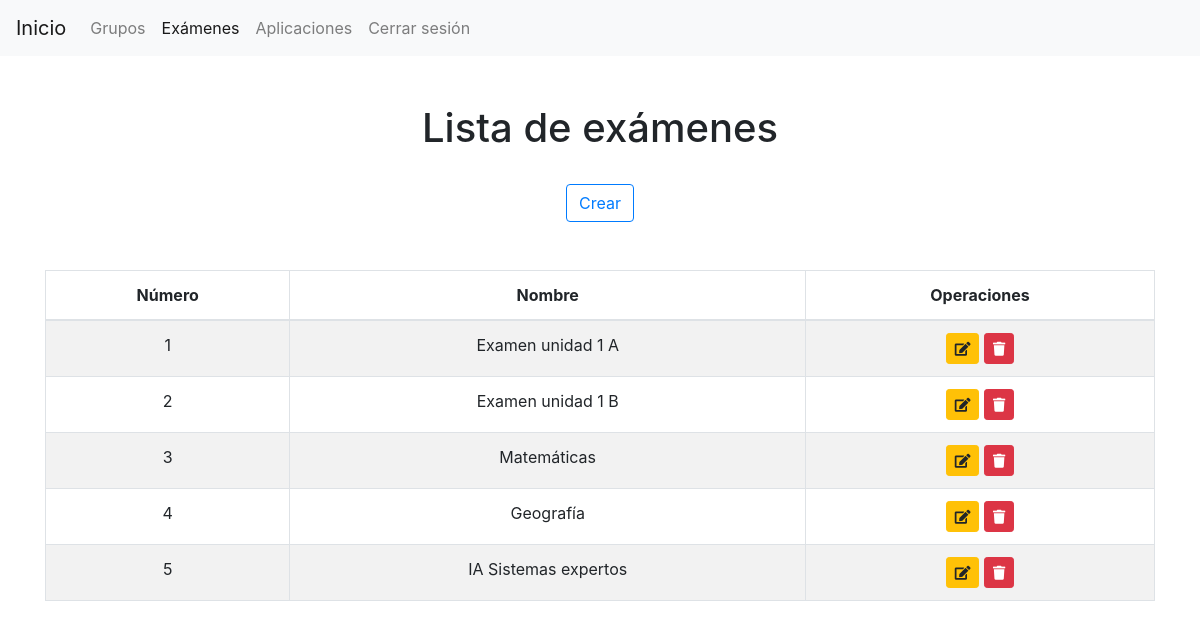
The app's page /php/maestro/listaExamenes.php (signed in), older data.
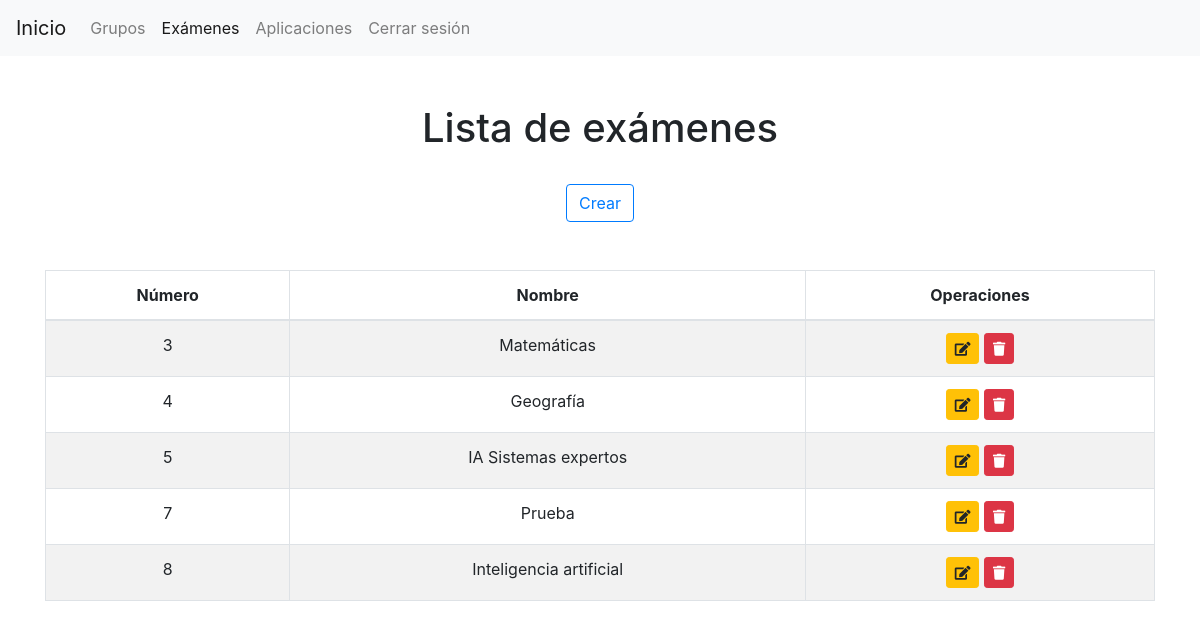
The same page, newer data.
### tables this page shows
CREATE TABLE `examen` (
  `id_examen` int(11) NOT NULL,
  `nombre` varchar(30) NOT NULL
);

### php/maestro/listaExamenes_.php (called while the page is built, shortened)
<?php
    function getExamenes(){
        $base = getConexion();
        $conexion = $base->query("SELECT * FROM examen");
        $examenes = $conexion->fetchAll(PDO::FETCH_OBJ);
        return $examenes;
    }
?>

### php/maestro/listaExamenes.php (the view, shortened to what this page needs)
<?php
    include("listaExamenes_.php");
?>
<!doctype html>
<html lang="en">
<head>
    <link href="../../css/bootstrap.min.css" rel="stylesheet">
    <link rel="stylesheet" href="https://use.fontawesome.com/releases/v5.7.0/css/all.css"
>
</head>
<body>
<nav class="navbar navbar-expand-lg navbar-light bg-light">
    <a class="navbar-brand" href="inicio.php">Inicio</a>
    <div class="collapse navbar-collapse" id="navbarSupportedContent">
        <ul class="navbar-nav mr-auto">
            <li class="nav-item">
                <a class="nav-link" href="listaGrupos.php">Grupos</a>
            </li>
            <li class="nav-item active">
                <a class="nav-link" href="listaExamenes.php">Exámenes</a>
            </li>
            <li class="nav-item">
                <a class="nav-link" href="listaAplicaciones.php">Aplicaciones</a>
            </li>
            <li class="nav-item">
                <a class="nav-link" href="../general/logout.php">Cerrar sesión</a>
            </li>
        </ul>
    </div>
</nav>
<div class="container">
    <br><br>
    <h1 class="text-center">
        Lista de exámenes
    </h1>
    <br>
    <div class="row text-center">
        <div class="col">
            <a class="btn btn-primary btn-outline-primary" href="crearExamen.php">
                Crear
            </a>
        </div>
    </div>
    <br><br>
    <?php
        $examenes = getExamenes();
    ?>
    <table class="table table-hover table-bordered table-striped">
        <thead>
        <tr class="text-center">
            <th scope="col">Número</th>
            <th scope="col">Nombre</th>
            <th scope="col">Operaciones</th>
        </tr>
        </thead>
        <tbody>
            <?php foreach($examenes as $examen): ?>
                <tr class="text-center">
                    <td><?php echo $examen->id_examen ?></td>
                    <td><?php echo $examen->nombre ?></td>
                    <td>
                        <a class="btn btn-sm btn-warning" href="editarExamen.php?id=<?php echo $examen->id_examen?>">
                            <i class="fas fa-edit"></i>
                        </a>
                        <a class="btn btn-sm btn-danger" href="eliminarExamen_.php?idExamen=<?php echo $examen->id_examen?>">
                            <i class="fas fa-trash"></i>
                        </a>
                    </td>
                </tr>
            <?php endforeach; ?>
        </tbody>
    </table>
</div>
</body>
</html>

Row changes from the older to the newer data that the page shows:
removed examen: id_examen "1", nombre "Examen unidad 1 A"
removed examen: id_examen "2", nombre "Examen unidad 1 B"
added examen: id_examen "7", nombre "Prueba"
added examen: id_examen "8", nombre "Inteligencia artificial"
